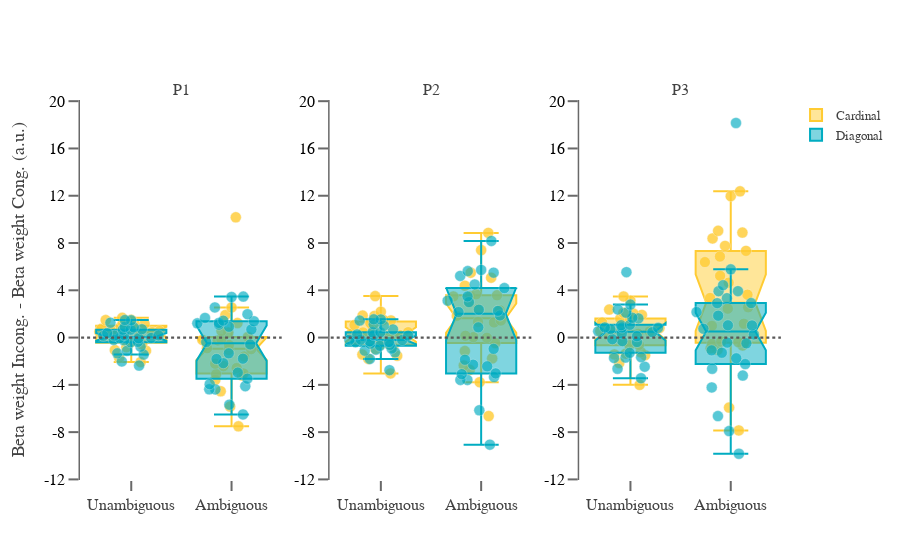

Source (notebook cell):
### Code cell
# final step: plot the data
from plotly.subplots import make_subplots
fig = go.Figure()
fig = make_subplots(rows=1, cols=3, subplot_titles=(['P1','P2', 'P3']))
fig.update_yaxes(zeroline=False, zerolinewidth=0, zerolinecolor='Black')

fig.add_shape(type="line", xref="x2", yref="y2", x0=-0.5, y0=0, x1=1.5, y1=0, line=dict(
                color="#595858", width=2.2, dash="dot",))
fig.add_shape(type="line", xref="x3", yref="y3", x0=-0.5, y0=0, x1=1.5, y1=0, line=dict(
                color="#595858", width=2.2, dash="dot",))
fig.add_shape(type="line", xref="x1", yref="y1", x0=-0.5, y0=0, x1=1.5, y1=0, line=dict(
                color="#595858", width=2.2, dash="dot",))

dat = log_reg_cong_bins.loc[(log_reg_cong_bins.cond == 'C') & (log_reg_cong_bins.nrep == 0),:]
fig.add_trace(go.Box(y=dat['slope'], opacity = 0.8, x=dat['bins'], boxpoints='all',
    jitter=.99, # add some jitter for a better separation between points
    pointpos=0,marker=dict(color='#2A88D4',size=11,opacity=0.8,line=dict(color='#f2f2f2', width=.4)),
    notched=True, notchwidth=0.15,
    name='Cardinal', marker_color=' #ffbf00 '), row=1, col=1)

dat = log_reg_cong_bins.loc[(log_reg_cong_bins.cond == 'D') & (log_reg_cong_bins.nrep == 0),:]
fig.add_trace(go.Box(y=dat['slope'], x=dat['bins'], opacity = 1, boxpoints='all',
    jitter=.99, # add some jitter for a better separation between points
    pointpos=0,marker=dict(color='#2A88D4',size=11,opacity=0.65,line=dict(color='#f2f2f2', width=.4)),
    notched=True, notchwidth=0.15,
    name='Diagonal', marker_color=' #00acc1 '), row=1, col=1)

dat = log_reg_cong_bins.loc[(log_reg_cong_bins.cond == 'C') & (log_reg_cong_bins.nrep == 1),:]
fig.add_trace(go.Box(y=dat['slope'], x=dat['bins'], showlegend=False, opacity = 0.8, boxpoints='all',
    jitter=.99, # add some jitter for a better separation between points
    pointpos=0,marker=dict(color='#2A88D4',size=11,opacity=0.8,line=dict(color='#f2f2f2', width=.4)),
    notched=True, notchwidth=0.15, name='Cardinal', marker_color=' #ffbf00 '), row=1, col=2)

dat = log_reg_cong_bins.loc[(log_reg_cong_bins.cond == 'D') & (log_reg_cong_bins.nrep == 1),:]
fig.add_trace(go.Box(y=dat['slope'], x=dat['bins'], boxpoints='all', showlegend=False, opacity = 1,
    jitter=.99, # add some jitter for a better separation between points
    pointpos=0,marker=dict(color='#2A88D4',size=11,opacity=0.65,line=dict(color='#f2f2f2', width=.4)),
    notched=True, notchwidth=0.15,
    name='Diagonal', marker_color=' #00acc1 '), row=1, col=2)

dat = log_reg_cong_bins.loc[(log_reg_cong_bins.cond == 'C') & (log_reg_cong_bins.nrep == 2),:]
fig.add_trace(go.Box(y=dat['slope'], x=dat['bins'], showlegend=False, opacity = 0.8, boxpoints='all',
    jitter=.99, # add some jitter for a better separation between points
    pointpos=0, marker=dict(color='#2A88D4',size=11,opacity=0.8,line=dict(color='#f2f2f2', width=.4)),
    notched=True, notchwidth=0.15,
    name='Cardinal', marker_color=' #ffbf00 '), row=1, col=3)

dat = log_reg_cong_bins.loc[(log_reg_cong_bins.cond == 'D') & (log_reg_cong_bins.nrep == 2),:]
fig.add_trace(go.Box(y=dat['slope'], x=dat['bins'], showlegend=False, opacity = 1, boxpoints='all',
    jitter=.99, # add some jitter for a better separation between points
    pointpos=0,marker=dict(color='#2A88D4',size=11,opacity=0.65,line=dict(color='#f2f2f2', width=.4)),
    notched=True, notchwidth=0.15,
    name='Diagonal', marker_color=' #00acc1 '), row=1, col=3) 

fig.update_layout(boxgroupgap=0)
fig.update_layout(template='plotly_white', xaxis=dict(showgrid=False),
    yaxis=dict(gridcolor='white'))

fig.update_xaxes(showline=False, linewidth=1.5, linecolor='#696969')
fig.update_yaxes(showline=True, linewidth=1.5, linecolor='#696969',
                 tickfont=dict(family='Balto, sans-serif', color='#000000', size=16))
fig.update_xaxes(tickvals = [0, 1], ticktext=['Unambiguous', 'Ambiguous'], 
                 tickangle=0, tickfont=dict(family='Balto, sans-serif', color='#424242', size=16))
fig.update_yaxes(tickvals= [-12,-8, -4, 0, 4, 8, 12, 16, 20], 
                 ticktext=['-12','-8', '-4', '0', '4' ,'8', '12', '16', '20'])
fig.update_yaxes(ticks="outside", tickwidth=2, tickcolor='#696969', ticklen=10)
fig.update_xaxes(ticks="outside", tickwidth=2, tickcolor='#696969', ticklen=10)

fig.update_yaxes(showgrid=False)
fig.update_layout(yaxis_title="Beta weight Incong. - Beta weight Cong. (a.u.)",
    font=dict(family="Balto, sans-serif",size=15, color= "#424242"))

fig.update_layout(
    legend=dict(traceorder="normal", font=dict(family="Balto, sans-serif", size=13, color="#424242")))

fig['layout']['yaxis1'].update(range=[-12.05, 20.1]); fig['layout']['yaxis2'].update(range=[-12.05, 20.1])
fig['layout']['yaxis3'].update(range=[-12.05, 20.1])

fig.show()

### Figure 1 — Plotly figure (JSON) as saved in the notebook; plotly's stock layout.template omitted (floating-point values rounded to 4 significant figures)
{"data": [{"boxpoints": "all", "jitter": 0.99, "marker": {"color": " #ffbf00 ", "line": {"color": "#f2f2f2", "width": 0.4}, "opacity": 0.8, "size": 11}, "name": "Cardinal", "notched": true, "notchwidth": 0.15, "opacity": 0.8, "pointpos": 0, "type": "box", "x": ["not_ambigu", "ambigu", "not_ambigu", "ambigu", "not_ambigu", "ambigu", "not_ambigu", "ambigu", "not_ambigu", "ambigu", "not_ambigu", "ambigu", "not_ambigu", "ambigu", "not_ambigu", "ambigu", "not_ambigu", "ambigu", "not_ambigu", "ambigu", "not_ambigu", "ambigu", "not_ambigu", "ambigu", "not_ambigu", "ambigu", "not_ambigu", "ambigu", "not_ambigu", "ambigu", "not_ambigu", "ambigu", "not_ambigu", "ambigu", "not_ambigu", "ambigu", "not_ambigu", "ambigu", "not_ambigu", "ambigu", "not_ambigu", "ambigu", "not_ambigu", "ambigu", "not_ambigu", "ambigu", "not_ambigu", "ambigu", "not_ambigu", "ambigu", "not_ambigu", "ambigu"], "xaxis": "x", "y": [0.4915, -0.1324, -1.058, -3.587, 0.4536, 1.9, 0.9961, -0.8999, -0.1649, 1.227, -1.113, 2.548, -1.707, -3.038, 0.9312, -2.213, -0.4329, -5.838, -0.8144, -3.199, 1.667, -1.595, 0.1599, 0.5605, 1.501, -0.1969, -2.075, -0.651, 0.1969, 0.04954, 0.0152, -0.6237, 1.267, -2.416, 1.159, -0.982, 0.6513, 10.18, 1.153, -7.51, 1.477, -4.543, 0.3115, -3.088, 0.7404, -2.579, 0.5389, -0.2441, -0.5817, -1.045, 0.5456, 0.4191], "yaxis": "y"}, {"boxpoints": "all", "jitter": 0.99, "marker": {"color": " #00acc1 ", "line": {"color": "#f2f2f2", "width": 0.4}, "opacity": 0.65, "size": 11}, "name": "Diagonal", "notched": true, "notchwidth": 0.15, "opacity": 1, "pointpos": 0, "type": "box", "x": ["ambigu", "not_ambigu", "ambigu", "not_ambigu", "ambigu", "not_ambigu", "ambigu", "not_ambigu", "ambigu", "not_ambigu", "ambigu", "not_ambigu", "ambigu", "not_ambigu", "ambigu", "not_ambigu", "ambigu", "not_ambigu", "ambigu", "not_ambigu", "ambigu", "not_ambigu", "ambigu", "not_ambigu", "ambigu", "not_ambigu", "ambigu", "not_ambigu", "ambigu", "not_ambigu", "ambigu", "not_ambigu", "ambigu", "not_ambigu", "ambigu", "not_ambigu", "ambigu", "not_ambigu", "ambigu", "not_ambigu", "ambigu", "not_ambigu", "ambigu", "not_ambigu", "ambigu", "not_ambigu", "ambigu", "not_ambigu", "ambigu", "not_ambigu", "ambigu", "not_ambigu"], "xaxis": "x", "y": [-2.965, 0.6689, 3.468, -1.118, 1.431, 0.3779, 0.6855, 0.6592, -1.331, -0.02816, -3.942, 1.258, -1.785, -0.04503, -4.384, -1.438, 1.237, -1.332, 1.381, -0.3623, 1.658, -0.2265, -3.475, -2.372, 0.9133, 1.482, -6.5, 0.2166, 1.201, -0.1976, 1.091, 0.1831, 3.434, 1.458, -4.377, -2.021, -5.677, 0.7071, 2.553, 0.1587, -4.116, -0.3867, -0.3769, 0.899, 1.977, 0.8607, -2.167, 0.1452, -1.812, -0.7704, -0.5773, -0.05838], "yaxis": "y"}, {"boxpoints": "all", "jitter": 0.99, "marker": {"color": " #ffbf00 ", "line": {"color": "#f2f2f2", "width": 0.4}, "opacity": 0.8, "size": 11}, "name": "Cardinal", "notched": true, "notchwidth": 0.15, "opacity": 0.8, "pointpos": 0, "showlegend": false, "type": "box", "x": ["not_ambigu", "ambigu", "not_ambigu", "ambigu", "not_ambigu", "ambigu", "not_ambigu", "ambigu", "not_ambigu", "ambigu", "not_ambigu", "ambigu", "not_ambigu", "ambigu", "not_ambigu", "ambigu", "not_ambigu", "ambigu", "not_ambigu", "ambigu", "not_ambigu", "ambigu", "not_ambigu", "ambigu", "not_ambigu", "ambigu", "not_ambigu", "ambigu", "not_ambigu", "ambigu", "not_ambigu", "ambigu", "not_ambigu", "ambigu", "not_ambigu", "ambigu", "not_ambigu", "ambigu", "not_ambigu", "ambigu", "not_ambigu", "ambigu", "not_ambigu", "ambigu", "not_ambigu", "ambigu", "not_ambigu", "ambigu", "not_ambigu", "ambigu", "not_ambigu", "ambigu"], "xaxis": "x2", "y": [-0.1733, -0.01828, 0.8481, 2.938, 1.065, -6.638, 1.834, 2.314, 0.1939, 8.856, 0.4346, 5.069, 1.222, 3.477, -0.5866, -2.732, -0.269, 3.664, 1.861, 2.415, 1.452, 3.502, -0.6337, -0.462, 2.184, 3.577, 1.351, -3.776, -3.03, 4.39, 0.4545, 1.327, -0.4361, -1.139, 0.006348, -1.766, -0.825, 0.03717, -1.434, 7.399, 3.508, 1.444, -1.543, 5.487, 1.496, 1.28, -0.9567, 1.835, -1.81, 0.1562, 0.324, -2.361], "yaxis": "y2"}, {"boxpoints": "all", "jitter": 0.99, "marker": {"color": " #00acc1 ", "line": {"color": "#f2f2f2", "width": 0.4}, "opacity": 0.65, "size": 11}, "name": "Diagonal", "notched": true, "notchwidth": 0.15, "opacity": 1, "pointpos": 0, "showlegend": false, "type": "box", "x": ["ambigu", "not_ambigu", "ambigu", "not_ambigu", "ambigu", "not_ambigu", "ambigu", "not_ambigu", "ambigu", "not_ambigu", "ambigu", "not_ambigu", "ambigu", "not_ambigu", "ambigu", "not_ambigu", "ambigu", "not_ambigu", "ambigu", "not_ambigu", "ambigu", "not_ambigu", "ambigu", "not_ambigu", "ambigu", "not_ambigu", "ambigu", "not_ambigu", "ambigu", "not_ambigu", "ambigu", "not_ambigu", "ambigu", "not_ambigu", "ambigu", "not_ambigu", "ambigu", "not_ambigu", "ambigu", "not_ambigu", "ambigu", "not_ambigu", "ambigu", "not_ambigu", "ambigu", "not_ambigu", "ambigu", "not_ambigu", "ambigu", "not_ambigu", "ambigu", "not_ambigu"], "xaxis": "x2", "y": [-2.433, -0.6245, -3.03, 0.2687, 8.174, 1.001, 2.998, 0.1591, -3.094, -0.1799, 5.624, -0.9299, -1.876, -0.3917, -3.586, -0.5268, -3.343, 1.439, 2.354, -1.107, -0.9541, -1.021, -3.58, 1.531, 5.494, 0.4462, 0.8651, 0.2058, 1.871, -0.208, -9.059, -2.755, 2.158, -1.252, 4.185, 0.6852, 4.492, 1.546, 2.257, -0.3791, 3.123, 0.4424, 5.724, 1.121, 5.213, -0.701, -6.152, -0.1958, 3.48, -0.316, -2.293, -1.81], "yaxis": "y2"}, {"boxpoints": "all", "jitter": 0.99, "marker": {"color": " #ffbf00 ", "line": {"color": "#f2f2f2", "width": 0.4}, "opacity": 0.8, "size": 11}, "name": "Cardinal", "notched": true, "notchwidth": 0.15, "opacity": 0.8, "pointpos": 0, "showlegend": false, "type": "box", "x": ["not_ambigu", "ambigu", "not_ambigu", "ambigu", "not_ambigu", "ambigu", "not_ambigu", "ambigu", "not_ambigu", "ambigu", "not_ambigu", "ambigu", "not_ambigu", "ambigu", "not_ambigu", "ambigu", "not_ambigu", "ambigu", "not_ambigu", "ambigu", "not_ambigu", "ambigu", "not_ambigu", "ambigu", "not_ambigu", "ambigu", "not_ambigu", "ambigu", "not_ambigu", "ambigu", "not_ambigu", "ambigu", "not_ambigu", "ambigu", "not_ambigu", "ambigu", "not_ambigu", "ambigu", "not_ambigu", "ambigu", "not_ambigu", "ambigu", "not_ambigu", "ambigu", "not_ambigu", "ambigu", "not_ambigu", "ambigu", "not_ambigu", "ambigu", "not_ambigu", "ambigu"], "xaxis": "x3", "y": [0.5542, -0.442, 3.476, 11.96, 2.037, -5.923, 2.094, 8.387, 0.318, 3.349, 0.1931, -0.3253, 2.369, -0.9085, -1.485, -0.668, 0.5213, -0.3788, 1.19, 0.9921, -0.6469, 2.447, 1.618, 9.034, -1.363, 1.171, 1.605, 4.646, -3.999, 12.37, -0.1914, -1.037, 1.916, -7.852, 0.5778, 8.879, 0.8086, 7.755, 1.272, 7.334, 3.125, 3.634, -1.24, 6.859, -0.613, -0.5358, -1.424, 6.386, 0.5122, 5.222, -2.155, 2.563], "yaxis": "y3"}, {"boxpoints": "all", "jitter": 0.99, "marker": {"color": " #00acc1 ", "line": {"color": "#f2f2f2", "width": 0.4}, "opacity": 0.65, "size": 11}, "name": "Diagonal", "notched": true, "notchwidth": 0.15, "opacity": 1, "pointpos": 0, "showlegend": false, "type": "box", "x": ["ambigu", "not_ambigu", "ambigu", "not_ambigu", "ambigu", "not_ambigu", "ambigu", "not_ambigu", "ambigu", "not_ambigu", "ambigu", "not_ambigu", "ambigu", "not_ambigu", "ambigu", "not_ambigu", "ambigu", "not_ambigu", "ambigu", "not_ambigu", "ambigu", "not_ambigu", "ambigu", "not_ambigu", "ambigu", "not_ambigu", "ambigu", "not_ambigu", "ambigu", "not_ambigu", "ambigu", "not_ambigu", "ambigu", "not_ambigu", "ambigu", "not_ambigu", "ambigu", "not_ambigu", "ambigu", "not_ambigu", "ambigu", "not_ambigu", "ambigu", "not_ambigu", "ambigu", "not_ambigu", "ambigu", "not_ambigu", "ambigu", "not_ambigu", "ambigu", "not_ambigu"], "xaxis": "x3", "y": [2.912, 0.3486, -2.244, -0.3842, 4.43, 0.8542, -1.082, 1.04, -9.828, -3.438, -0.4235, 1.676, -0.4885, 0.8509, -2.639, -2.464, -3.213, 5.536, -1.755, 0.8206, 2.915, 2.378, -6.641, -1.658, 5.771, -1.726, 1.025, 1.624, 2.154, -2.638, 1.036, 2.104, 18.15, 2.788, 0.2629, -1.29, 3.924, 0.4528, -4.218, 0.1141, -7.913, -1.691, 0.7492, -0.3019, -1.284, 0.532, 3.93, 1.079, 3.335, 0.7132, 1.853, -0.1394], "yaxis": "y3"}], "layout": {"annotations": [{"font": {"size": 16}, "showarrow": false, "text": "P1", "x": 0.1444, "xanchor": "center", "xref": "paper", "y": 1, "yanchor": "bottom", "yref": "paper"}, {"font": {"size": 16}, "showarrow": false, "text": "P2", "x": 0.5, "xanchor": "center", "xref": "paper", "y": 1, "yanchor": "bottom", "yref": "paper"}, {"font": {"size": 16}, "showarrow": false, "text": "P3", "x": 0.8556, "xanchor": "center", "xref": "paper", "y": 1, "yanchor": "bottom", "yref": "paper"}], "autosize": true, "boxgroupgap": 0, "font": {"color": "#424242", "family": "Balto, sans-serif", "size": 15}, "legend": {"font": {"color": "#424242", "family": "Balto, sans-serif", "size": 13}, "traceorder": "normal"}, "shapes": [{"line": {"color": "#595858", "dash": "dot", "width": 2.2}, "type": "line", "x0": -0.5, "x1": 1.5, "xref": "x2", "y0": 0, "y1": 0, "yref": "y2"}, {"line": {"color": "#595858", "dash": "dot", "width": 2.2}, "type": "line", "x0": -0.5, "x1": 1.5, "xref": "x3", "y0": 0, "y1": 0, "yref": "y3"}, {"line": {"color": "#595858", "dash": "dot", "width": 2.2}, "type": "line", "x0": -0.5, "x1": 1.5, "xref": "x", "y0": 0, "y1": 0, "yref": "y"}], "xaxis": {"anchor": "y", "autorange": true, "domain": [0, 0.2889], "linecolor": "#696969", "linewidth": 1.5, "range": [-0.5067, 1.507], "showgrid": false, "showline": false, "tickangle": 0, "tickcolor": "#696969", "tickfont": {"color": "#424242", "family": "Balto, sans-serif", "size": 16}, "ticklen": 10, "ticks": "outside", "ticktext": ["Unambiguous", "Ambiguous"], "tickvals": [0, 1], "tickwidth": 2, "type": "category"}, "xaxis2": {"anchor": "y2", "autorange": true, "domain": [0.3556, 0.6444], "linecolor": "#696969", "linewidth": 1.5, "range": [-0.5067, 1.507], "showline": false, "tickangle": 0, "tickcolor": "#696969", "tickfont": {"color": "#424242", "family": "Balto, sans-serif", "size": 16}, "ticklen": 10, "ticks": "outside", "ticktext": ["Unambiguous", "Ambiguous"], "tickvals": [0, 1], "tickwidth": 2, "type": "category"}, "xaxis3": {"anchor": "y3", "autorange": true, "domain": [0.7111, 1], "linecolor": "#696969", "linewidth": 1.5, "range": [-0.5067, 1.507], "showline": false, "tickangle": 0, "tickcolor": "#696969", "tickfont": {"color": "#424242", "family": "Balto, sans-serif", "size": 16}, "ticklen": 10, "ticks": "outside", "ticktext": ["Unambiguous", "Ambiguous"], "tickvals": [0, 1], "tickwidth": 2, "type": "category"}, "yaxis": {"anchor": "x", "domain": [0, 1], "gridcolor": "white", "linecolor": "#696969", "linewidth": 1.5, "range": [-12.05, 20.1], "showgrid": false, "showline": true, "tickcolor": "#696969", "tickfont": {"color": "#000000", "family": "Balto, sans-serif", "size": 16}, "ticklen": 10, "ticks": "outside", "ticktext": ["-12", "-8", "-4", "0", "4", "8", "12", "16", "20"], "tickvals": [-12, -8, -4, 0, 4, 8, 12, 16, 20], "tickwidth": 2, "title": {"text": "Beta weight Incong. - Beta weight Cong. (a.u.)"}, "type": "linear", "zeroline": false, "zerolinecolor": "Black", "zerolinewidth": 0}, "yaxis2": {"anchor": "x2", "domain": [0, 1], "linecolor": "#696969", "linewidth": 1.5, "range": [-12.05, 20.1], "showgrid": false, "showline": true, "tickcolor": "#696969", "tickfont": {"color": "#000000", "family": "Balto, sans-serif", "size": 16}, "ticklen": 10, "ticks": "outside", "ticktext": ["-12", "-8", "-4", "0", "4", "8", "12", "16", "20"], "tickvals": [-12, -8, -4, 0, 4, 8, 12, 16, 20], "tickwidth": 2, "type": "linear", "zeroline": false, "zerolinecolor": "Black", "zerolinewidth": 0}, "yaxis3": {"anchor": "x3", "domain": [0, 1], "linecolor": "#696969", "linewidth": 1.5, "range": [-12.05, 20.1], "showgrid": false, "showline": true, "tickcolor": "#696969", "tickfont": {"color": "#000000", "family": "Balto, sans-serif", "size": 16}, "ticklen": 10, "ticks": "outside", "ticktext": ["-12", "-8", "-4", "0", "4", "8", "12", "16", "20"], "tickvals": [-12, -8, -4, 0, 4, 8, 12, 16, 20], "tickwidth": 2, "type": "linear", "zeroline": false, "zerolinecolor": "Black", "zerolinewidth": 0}}}
